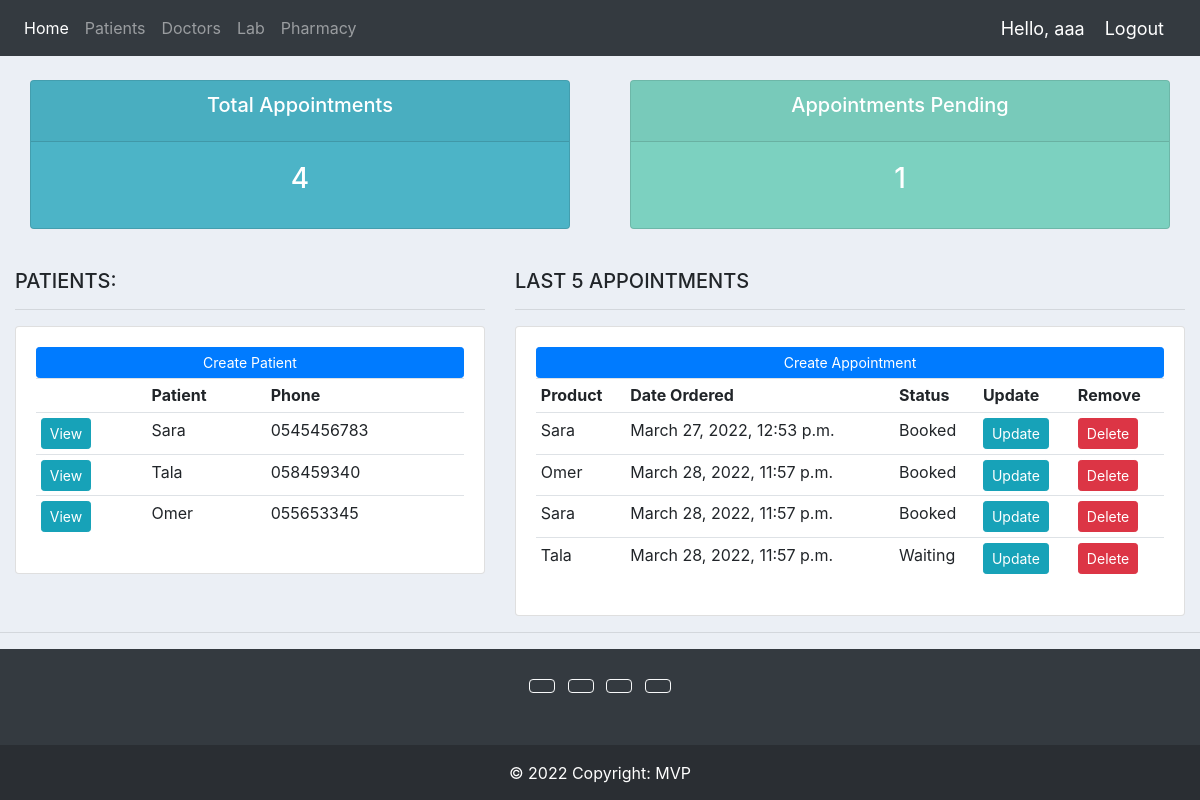
Page / (signed in) on the earlier database version.
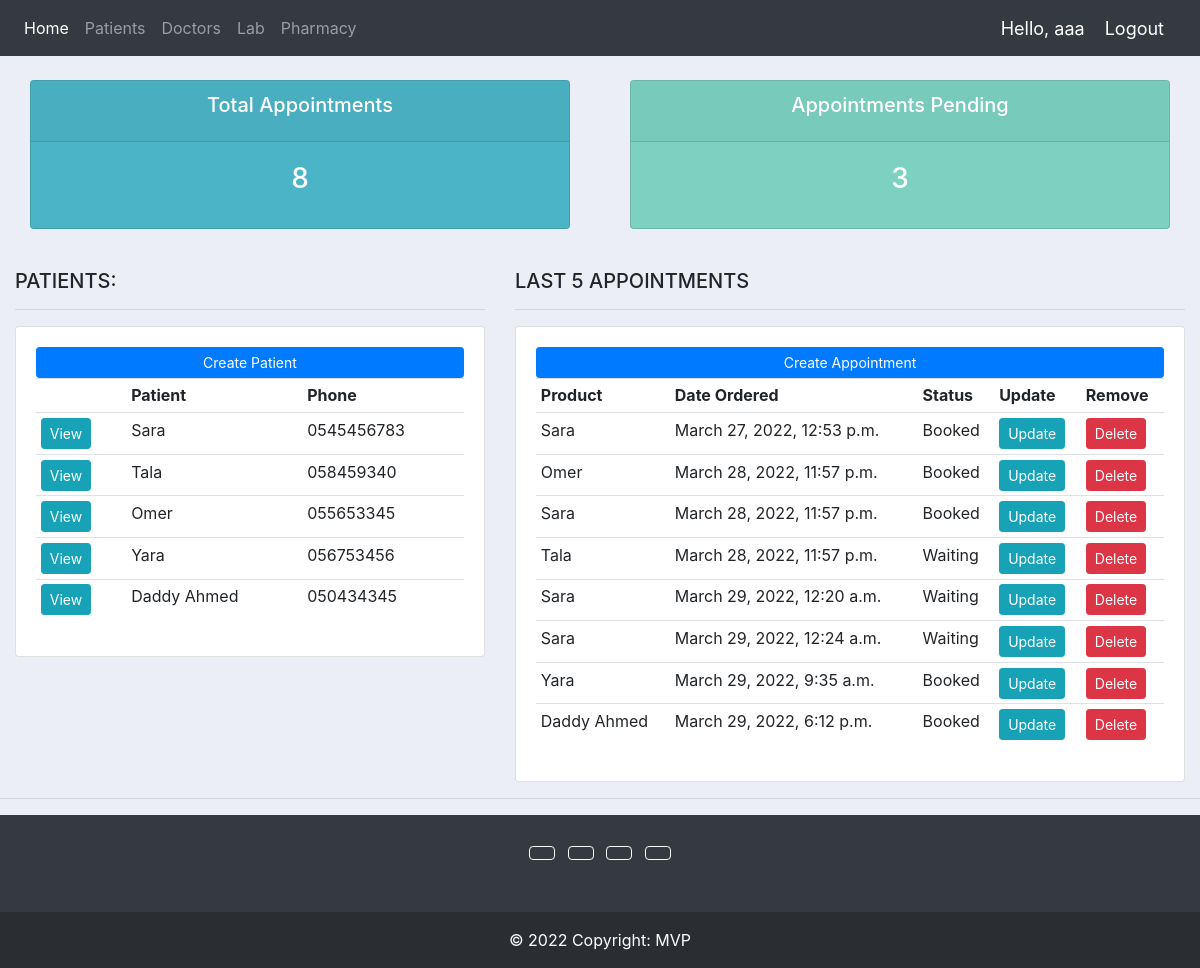
Same page on the later database version.
### accounts/models.py (models this page shows, shortened)
class Patient(models.Model):
    name = models.CharField(max_length=200, null=True)
    email = models.EmailField()
    phone = models.CharField(max_length=200, null=True)
    date = models.TimeField()
    def __str__(self):
        return self.name

class Appointment(models.Model):
    STATUS = (
        ('Booked', 'Booked'),
        ('Available', 'Available'),
        ('Waiting', 'Waiting')
    )
    patient = models.ForeignKey(Patient, null=True, on_delete=models.SET_NULL)
    doctor = models.ForeignKey(Doctor, null=True, on_delete=models.SET_NULL)
    date_created = models.DateTimeField(auto_now_add=True, null=True)
    status = models.CharField(max_length=200, null=True, choices=STATUS)

### accounts/views.py (the view)
# urls.py: 2. Add a URL to urlpatterns:  path('', views.home, name='home')
@login_required(login_url='login')
def home(request):
    appointments = Appointment.objects.all()
    patients = Patient.objects.all()
    total_patients = patients.count()
    total_appointments = Appointment.objects.all().count()
    pending = appointments.filter(status='Waiting').count()
    context = {'appointments': appointments, 'patients': patients,
               'total_appointments': total_appointments, 'pending': pending}
    return render(request, 'accounts/dashboard.html', context)

### accounts/templates/accounts/dashboard.html
{%  extends 'accounts/main.html' %}
{% block content %}
{%  include 'accounts/status.html' %}
<br>
<div class="row">
	<div class="col-md-5">
		<h5>PATIENTS:</h5>
		<hr>
		<div class="card card-body">
			<a class="btn btn-primary  btn-sm btn-block" href="">Create Patient</a>
			<table class="table table-sm">
				<tr>
					<th></th>
					<th>Patient</th>
					<th>Phone</th>
				</tr>
				{% for patient in patients %}
					<tr>
						<td><a class="btn btn-sm btn-info" href="{% url 'patient' patient.id %}">View</a></td>
						<td>{{patient.name}}</td>
						<td>{{patient.phone}}</td>
					</tr>
				{% endfor %}
			</table>
		</div>
	</div>
	<div class="col-md-7">
		<h5>LAST 5 APPOINTMENTS</h5>
		<hr>
		<div class="card card-body">
			<a class="btn btn-primary  btn-sm btn-block" href="{% url 'create_appointment' %}">Create Appointment</a>
			<table class="table table-sm">
				<tr>
					<th>Product</th>
					<th>Date Ordered</th>
					<th>Status</th>
					<th>Update</th>
					<th>Remove</th>
				</tr>
				{% for appointment in appointments %}
					<tr>
						<td>{{appointment.patient}}</td>
						<td>{{appointment.date_created}}</td>
						<td>{{appointment.status}}</td>
						<td><a class="btn btn-sm btn-info" href="">Update</a></td>
						<td><a class="btn btn-sm btn-danger" href="">Delete</a></td>
					</tr>
				{% endfor %}
			</table>
		</div>
	</div>
</div>
{% endblock %}

### accounts/templates/accounts/main.html (shortened to what this page needs)
{% load static %}
<!DOCTYPE html>
<html>
<head>
	<link rel="stylesheet" href="https://stackpath.bootstrapcdn.com/bootstrap/4.3.1/css/bootstrap.min.css">
	<link rel="stylesheet" type="text/css" href="{% static '/css/main.css' %}">
</head>
<body>
	{%  include 'accounts/navbar.html' %}
	<div class="container-fluid">
	{% block content %}
	{% endblock %}
    </div>
	<hr>
	<footer class="bg-dark text-center text-white">
  <div class="container p-4 pb-0">
    <section class="mb-4">
      <a class="btn btn-outline-light btn-floating m-1" href="#!" role="button"
        ></a>
      <a class="btn btn-outline-light btn-floating m-1" href="#!" role="button"
        ></a>
      <a class="btn btn-outline-light btn-floating m-1" href="#!" role="button"
        ></a>
      <a class="btn btn-outline-light btn-floating m-1" href="#!" role="button"
        ></a>
    </section>
  </div>
  <div class="text-center p-3" style="background-color: rgba(0, 0, 0, 0.2);">
    © 2022 Copyright: MVP
  </div>
</footer>
</body>
</html>

### accounts/templates/accounts/navbar.html (shortened to what this page needs)
{% load static %}
<nav class="navbar navbar-expand-lg navbar-dark bg-dark">
  <div class="collapse navbar-collapse" id="navbarNav">
    <ul class="navbar-nav">
      <li class="nav-item active">
        <a class="nav-link" href="{% url 'home' %}">Home</a>
      </li>
      <li class="nav-item">
        <a class="nav-link" href="">Patients</a>
      </li>
      <li class="nav-item">
        <a class="nav-link" href="{% url 'doctor' %}">Doctors</a>
      </li>
      <li class="nav-item">
        <a class="nav-link" href="">Lab</a>
      </li>
      <li class="nav-item">
        <a class="nav-link" href="">Pharmacy</a>
      </li>
    </ul>
  </div>
  <span class="hello-msg">Hello, {{request.user}}</span>
  <span ><a  class="hello-msg" href="{% url 'logout' %}">Logout</a></span>
</nav>

### accounts/templates/accounts/status.html
<br>
<div class="row">
	<div class="col">
		<div class="col-md">
			<div class="card text-center text-white  mb-3" id="total-orders">
			  	<div class="card-header">
			  		<h5 class="card-title">Total Appointments</h5>
			  	</div>
			  	<div class="card-body">
			    	<h3 class="card-title">{{total_appointments}}</h3>
			  	</div>
			</div>
		</div>
	</div>
	<div class="col">
		<div class="col-md">
			<div class="card text-center text-white  mb-3" id="orders-pending">
			  	<div class="card-header">
			  		<h5 class="card-title">Appointments Pending</h5>
			  	</div>
			  	<div class="card-body">
			    	<h3 class="card-title">{{pending}}</h3>
			  	</div>
			</div>
		</div>
	</div>
</div>

### static/css/main.css (style rules this page uses)
body { background-color: #ebeff5; }
#total-orders { background-color: #4cb4c7; }
#orders-pending { background-color: #7CD1C0; }

### accounts/templates/accounts/navbar.html (style rules this page uses)
.hello-msg { font-size: 18px; color: #fff; margin-right: 20px; }

Differences in the rows shown:
added Patient: name "Yara", phone "056753456"
added Patient: name "Daddy Ahmed", phone "050434345"
added Appointment: patient "Sara", date_created "March 29, 2022, 12:20 a.m.", status "Waiting"
added Appointment: patient "Sara", date_created "March 29, 2022, 12:24 a.m.", status "Waiting"
added Appointment: patient "Yara", date_created "March 29, 2022, 9:35 a.m.", status "Booked"
added Appointment: patient "Daddy Ahmed", date_created "March 29, 2022, 6:12 p.m.", status "Booked"
Other differences:
{{ total_appointments }}: "4" → "8"
{{ pending }}: "1" → "3"
